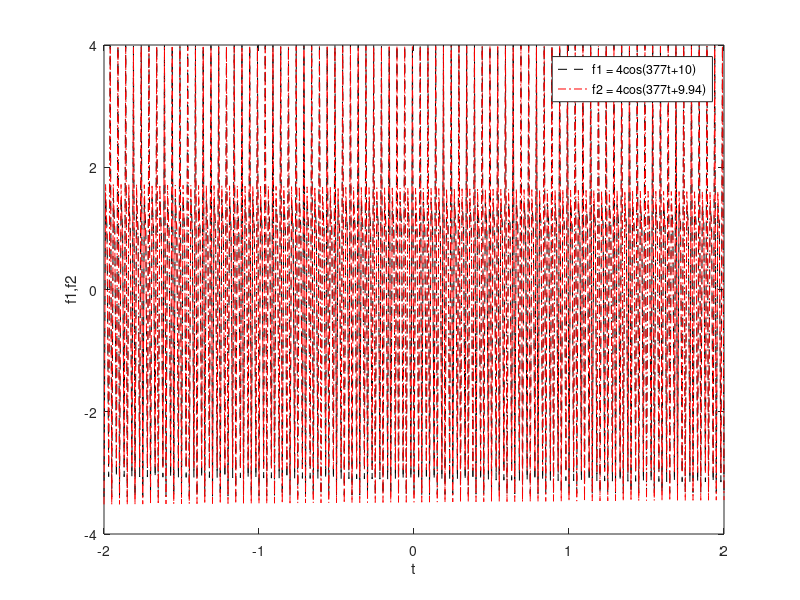

The MATLAB source for this figure:
%% Exercise 1, Problem 1
% v = 141.99<-13.08
%i = 3.34<-91.37
%i2 = 11.18<-26.56
v =(100*cosd(0) + j*100*sind(0)) + (50*cosd(-40)+j*50*sind(-40));
i =(10*cosd(-70)+ j*10*sind(-70)) + (7*cosd(120)+ j*7*sind(120));
i2 = (5*cosd(36.870) + j*5*sind(36.870)) + (10*cosd(-53.130) + j*10*sind(-53.130));
v 
i
i2
abs(v)
angle(v)*180/pi
abs(i)
angle(i)*180/pi
abs(i2)
angle(i2)*180/pi
plot(real(v), imag(v), "o")
xlabel( 'real component' );
ylabel( 'complex component' );
title( 'Plot of Complex Numbers v, i, and i2 in the Plane' );
hold on
plot(real(i), imag(i), 'ks')
plot(real(i2), imag(i2), "xb")
grid on
%% Exercise 1, Problem 2
%v1 = 25.45cos(3t-50.18)
%v2 = 48.81cos(3t+126.68)
clf
m1 = 18.6;
pa1 = -54*pi/180;
r1 = complex(m1, 0) * exp(1j *pa1 )
m2 = 7;
pa2 = -40*pi/180;
r2 = complex(m2, 0) * exp(1j *pa2 )
m3 = 20;
pa3 = 45*pi/180;
r3 = complex(m3, 0) * exp(1j *pa3 )
m4 = 50;
pa4 = -30*pi/180;
r4 = complex(m4, 0) * exp(1j *pa4 )
v1=r1+r2
v2=r3-r4
abs(v1)
angle(v1)*180/pi
abs(v2)
angle(v2)*180/pi
t=[-2:0.01:2];
f1=(25.45)*cos(3*t-50.18);
f2=(48.81)*cos(3*t+126.68);
plot(t,f1,'k--')
hold on;
plot(t,f2,'r-.')
legend('f1 = 25.45cos(3t-50.18)','f2 = 48.81cos(3t+126.68))')
ylabel('f1,f2')
xlabel('t')
%% Exercise 2, Problem 1
f = 60;
c= 3e-6;
l= 2e-3;
r = 1;
w = 2*pi*f
zc= 1/(j*w*c)
zl = j*w*l
%% Exercise 2, Problem 2
% Phasor Domain v = 4<10
clf
v = (4*cosd(10)+j*4*sind(10))
plot(real(v), imag(v), "o")
xlabel( 'real component' );
ylabel( 'complex component' );
title( 'Plot of Vin(t)' );
grid on
abs(v)
angle(v)*180/pi
%% Exercise 2, Problem 3
clf
v1 = (4*cosd(10)+j*4*sind(10))
v2 = (v1)*(zc/(zc+zl+r))
abs(v2)
angle(v2)*180/pi
% Phasor Form of v2 = 4<9.93
% Time Domain Form of v2 = 4cos(wt + 9.94)
t=[-2:0.01:2];
f1=4*cos(377*t+10);
f2=4*cos(377*t+9.94);
plot(t,f1,'k--')
hold on;
plot(t,f2,'r-.')
legend('f1 = 4cos(377t+10)','f2 = 4cos(377t+9.94)')
ylabel('f1,f2')
xlabel('t')

